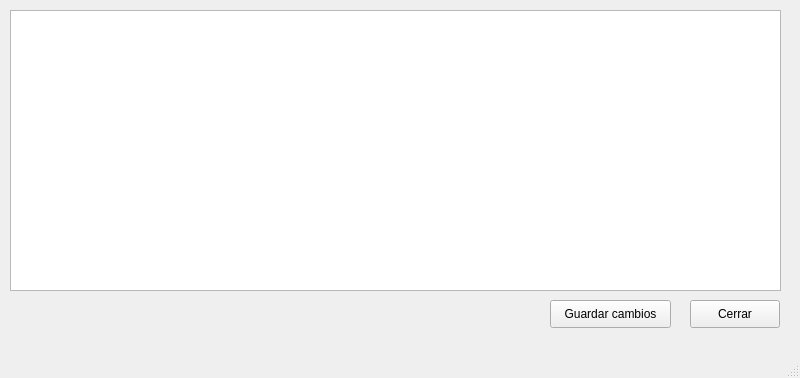
<?xml version="1.0" encoding="UTF-8"?>
<ui version="4.0">
 <class>MainWindow</class>
 <widget class="QMainWindow" name="MainWindow">
  <property name="geometry">
   <rect>
    <x>0</x>
    <y>0</y>
    <width>800</width>
    <height>378</height>
   </rect>
  </property>
  <property name="windowTitle">
   <string>MainWindow</string>
  </property>
  <widget class="QWidget" name="centralwidget">
   <widget class="QTableWidget" name="tblData">
    <property name="geometry">
     <rect>
      <x>10</x>
      <y>10</y>
      <width>771</width>
      <height>281</height>
     </rect>
    </property>
   </widget>
   <widget class="QPushButton" name="btnGuardar">
    <property name="geometry">
     <rect>
      <x>550</x>
      <y>300</y>
      <width>121</width>
      <height>28</height>
     </rect>
    </property>
    <property name="text">
     <string>Guardar cambios</string>
    </property>
   </widget>
   <widget class="QPushButton" name="btnCerrar">
    <property name="geometry">
     <rect>
      <x>690</x>
      <y>300</y>
      <width>90</width>
      <height>28</height>
     </rect>
    </property>
    <property name="text">
     <string>Cerrar</string>
    </property>
   </widget>
  </widget>
  <widget class="QMenuBar" name="menubar">
   <property name="geometry">
    <rect>
     <x>0</x>
     <y>0</y>
     <width>800</width>
     <height>22</height>
    </rect>
   </property>
  </widget>
  <widget class="QStatusBar" name="statusbar"/>
 </widget>
 <resources/>
 <connections/>
</ui>
